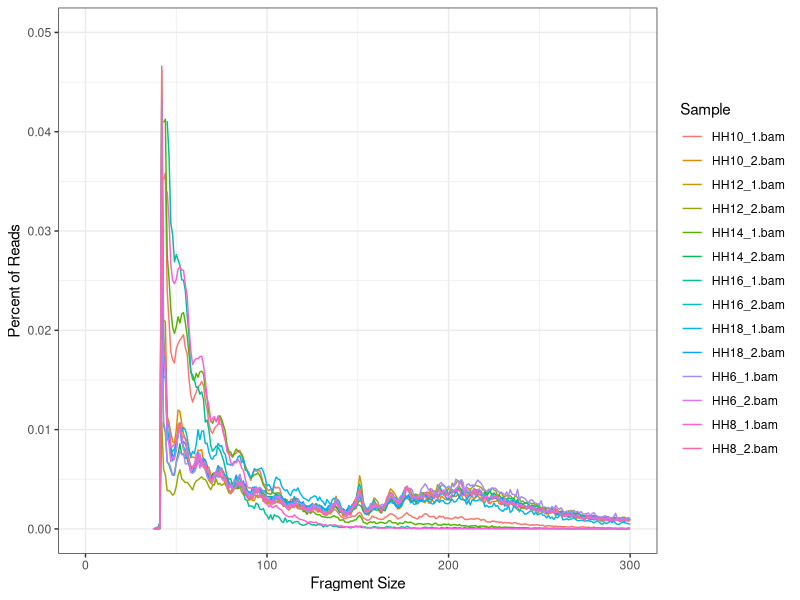
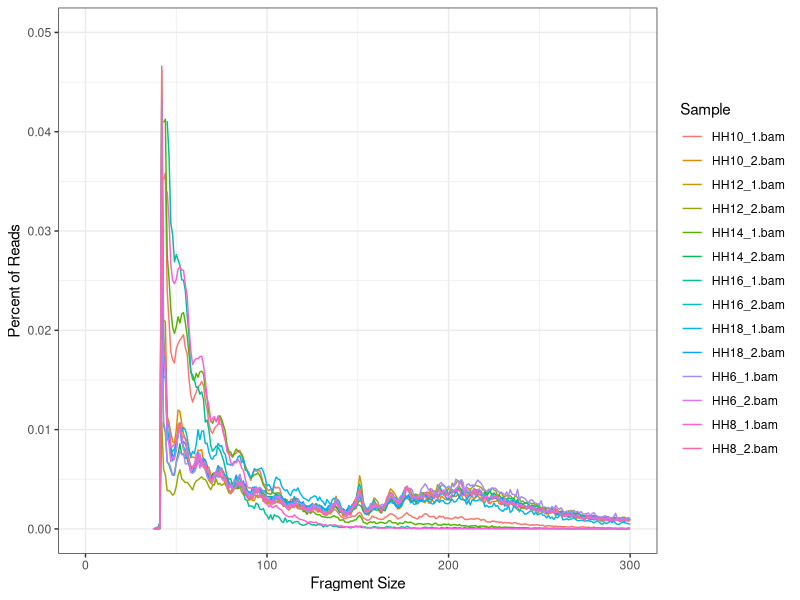

Write R code to recreate these figures, in order.
## ---- chunk 1
library(ggplot2)
library(readr)
library(dplyr)

Chicken_fraglen <- read_delim(file = "./Imports/Chicken_ATAC_FragmentLengths.txt",
                              delim = "\t", comment = "#")

total_occ <- as.data.frame(Chicken_fraglen %>% group_by(Sample) %>% summarize(Total_Occurences = sum(Occurrences)))

rownames(total_occ) <- total_occ$Sample
total_occ$Sample <- NULL

Chicken_fraglen$Percent <- Chicken_fraglen$Occurrences/total_occ[Chicken_fraglen$Sample,1]

ggplot(Chicken_fraglen, aes(x = Size, y = Percent, color = Sample)) +
  geom_line() +
  xlim(c(0,300)) +
  ylim(c(0,0.05)) +
  xlab("Fragment Size") +
  ylab("Percent of Reads") +
  theme_bw()

ggsave(filename = "./Exports/Chicken_ATAC_Fragmentlength.pdf", width = 5, height = 5)
